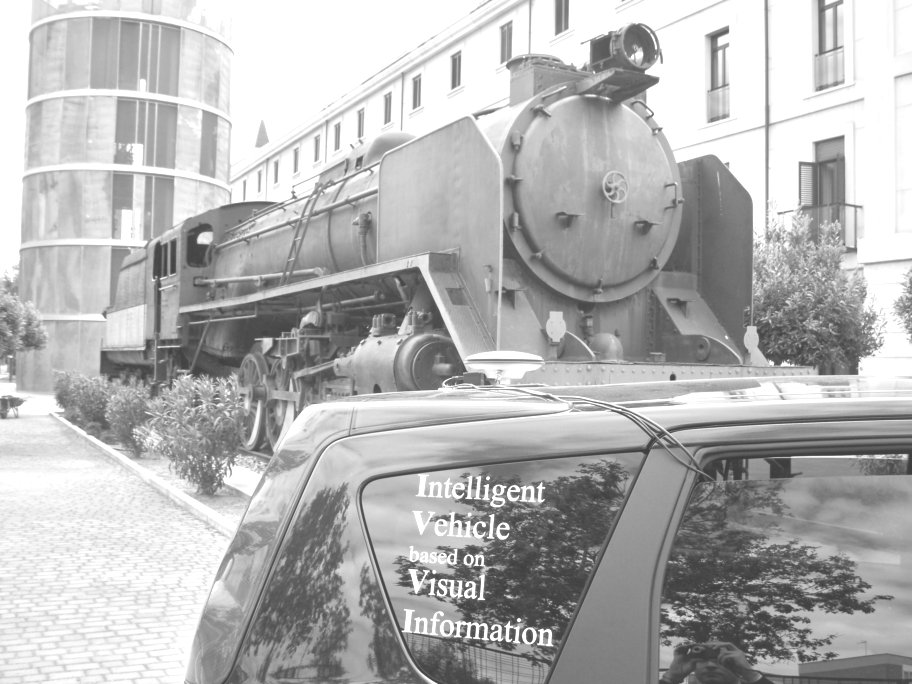
//> input picture 14-Examen1/Imagen1.jpg, 912 x 684 px
$ ./Transformaciones ../14-Examen1/Imagen1.jpg   (built with g++ and OpenCV 4)
//> lines starting //> are read from the running program, lines starting //| are printed output that depends on the picture
#include <stdio.h>
#include <opencv2/opencv.hpp>

using namespace std;
using namespace cv;

int main(int argc, char** argv )
{
    if ( argc != 2 )
    {
        printf("usage: Transformaciones <Image_Path>\n");
        return -1;
    }

    Mat src, dst;
    src = imread( argv[1], 1 );
//> src is the input picture: 684 rows x 912 cols, CV_8UC3; min 51, max 255, mean 180.6

    if ( !src.data )
    {
        printf("No image data \n");
        return -1;
    }

    namedWindow("Original", WINDOW_AUTOSIZE );
    imshow("Original", src);

    // Scale
    resize(src, dst, Size(0,0), 0.5, 0.5, INTER_LINEAR);
    imshow("scale", dst);
    imwrite("scale.png", dst);

    //translation
    dst = Mat::zeros(src.size(), src.type());
    src(Rect(100, 100, src.cols - 100, src.rows - 100)).copyTo(dst(Rect(0, 0, src.cols - 100, src.rows - 100)));
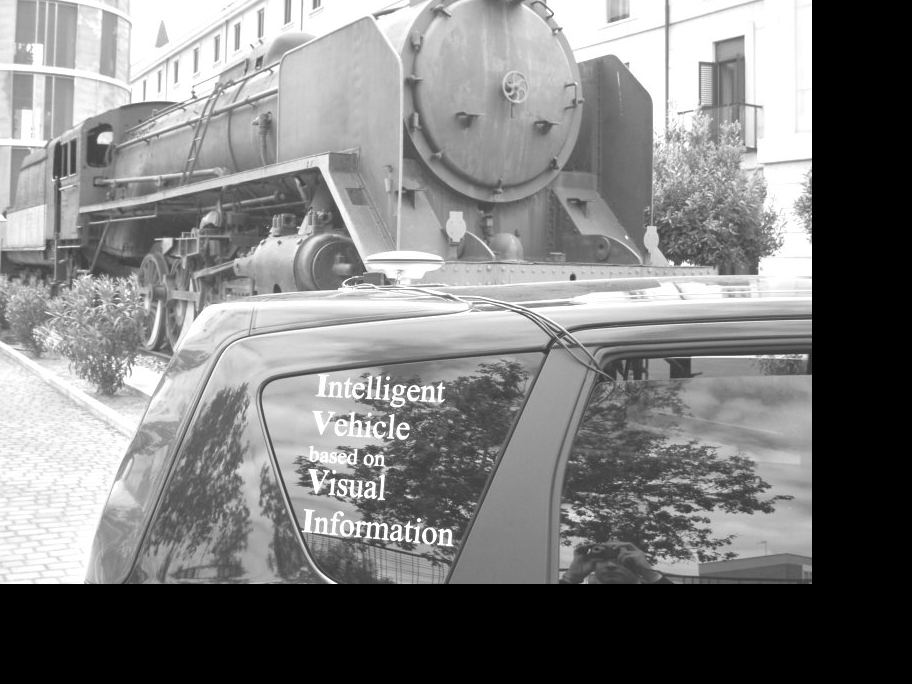
//> dst: 684 rows x 912 cols, CV_8UC3; min 0, max 255, mean 126.6
    imshow("translate", dst);
    imwrite("translate.png", dst);

    // rotate
    int len = max(src.cols, src.rows);
//> len = 912
    double angle = 60;
    Point2f pt(len / 2.0, len / 2.0);
//> pt = Point(456, 456)
    Mat r = getRotationMatrix2D(pt, angle, 1.0);
    warpAffine(src, dst, r, Size(len, len));
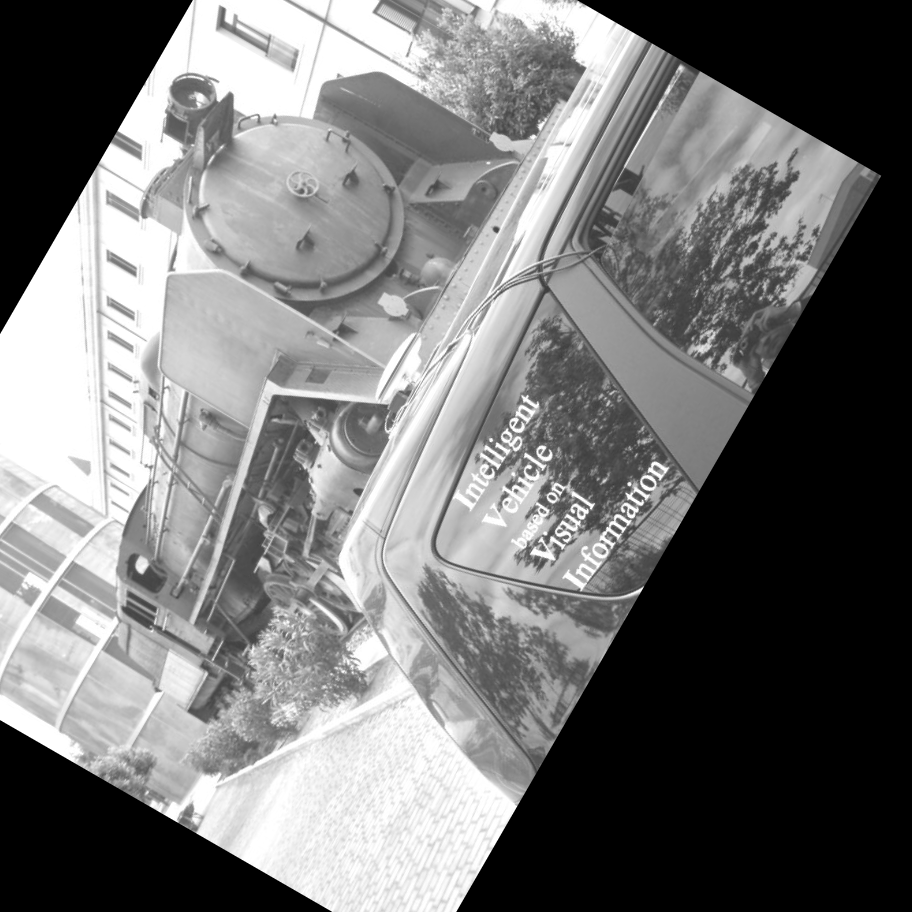
//> dst: 912 rows x 912 cols, CV_8UC3; min 0, max 255, mean 116.8
    imshow("rotate", dst);
    imwrite("rotate.png", dst);

    flip(src, dst, 1);
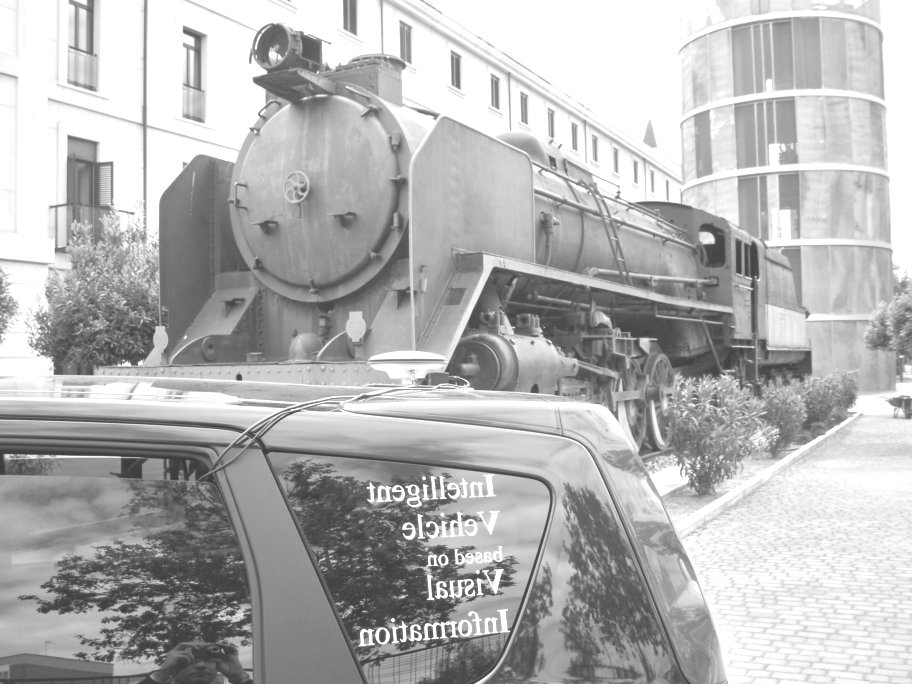
//> dst: 684 rows x 912 cols, CV_8UC3; min 51, max 255, mean 180.6
    imshow("reflection", dst);
    imwrite("reflection.png", dst);

    waitKey(0);

    return 0;
}
